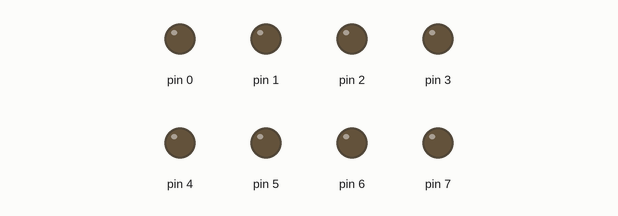
Recording of a sketch running on a simulated Arduino Uno, built with avr-gcc and run on an emulated ATmega328P. On the bench: output pins drawn as LEDs (lit = HIGH).

Above: at 0.15 s.
At 1.05 s:
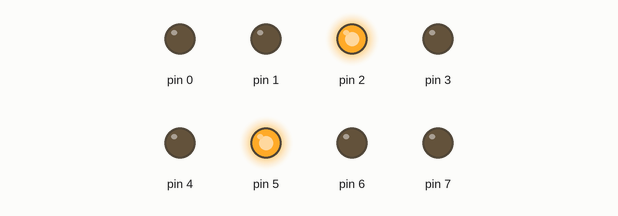
At 1.35 s:
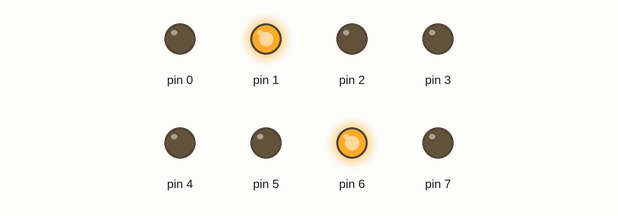
At 1.65 s:
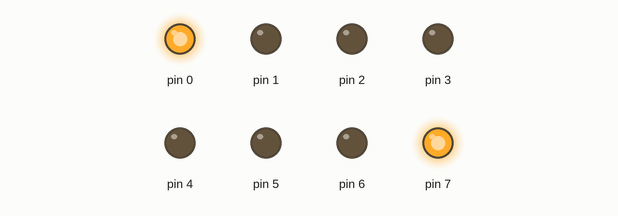
At 3.3 s:
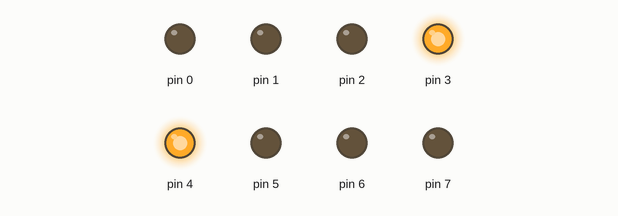
Timing chart, 0 to 6.2 s (numbered marks = the images above):
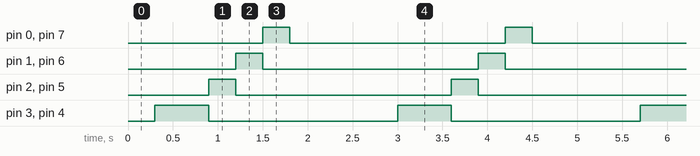

The sketch:

sketch_feb24c.ino
```cpp
void setup() {
  // put your setup code here, to run once:
   DDRD |= 0b11111111;
}

void loop() {
  // put your main code here, to run repeatedly:
   PORTD &= 0b00000000; //all LEDs off
   delay(300);
   for(int i=0; i<8; i++)
   {
    PORTD = 0b00010000>>i | 0b00001000<<i;// simultaneous blink from middle
    delay(300);
   }
}
```

Measured:
- by itself, pin 0–2, pin 5–7: alternates HIGH for 0.30 s and LOW for 2.4 s
- by itself, pin 3, pin 4: alternates HIGH for 0.60 s and LOW for 2.1 s
- by itself, everything shown: repeats every 2.7 s, in 5 steps
